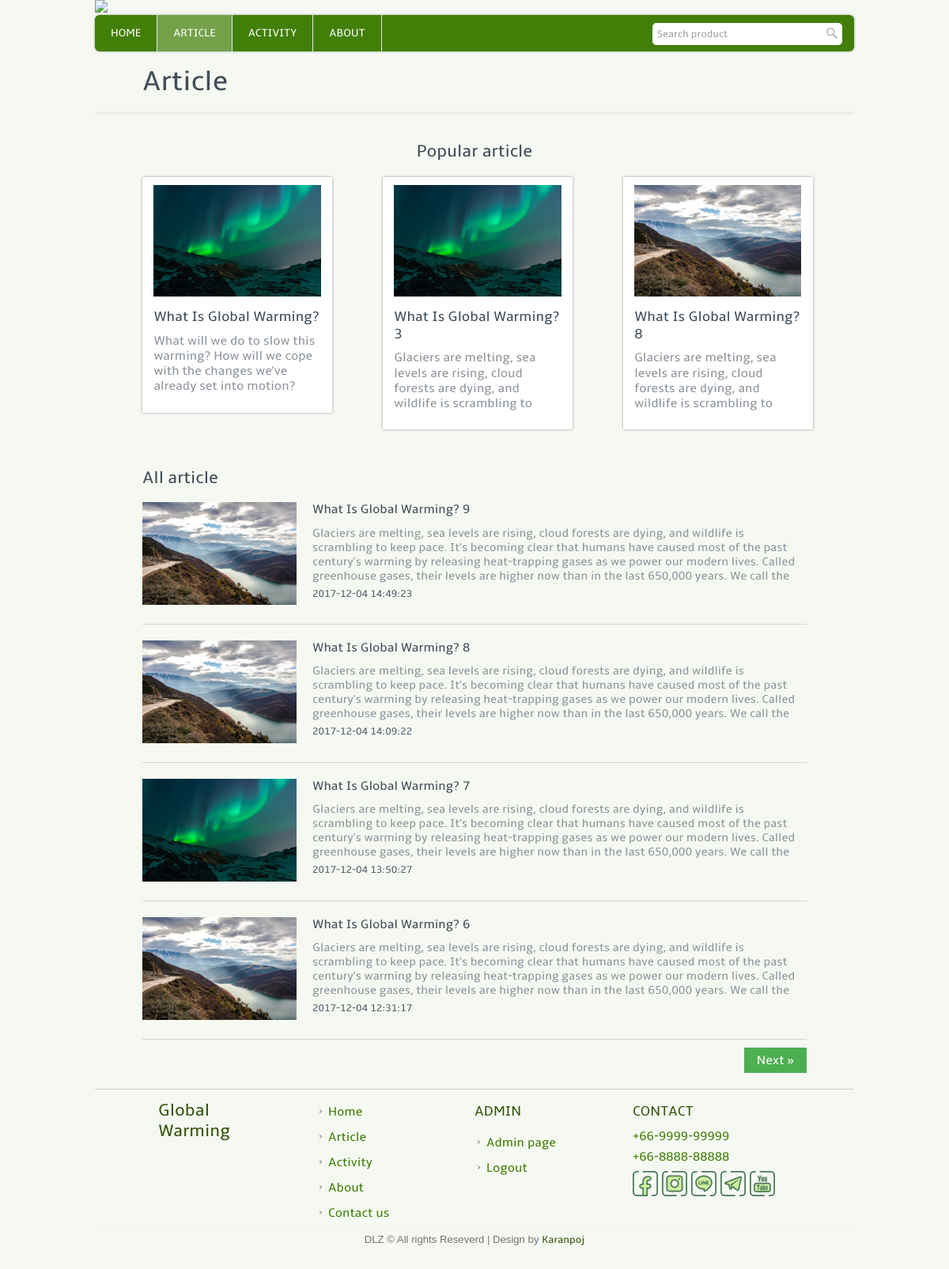
The page /article.php (signed in) on the database as committed earlier.
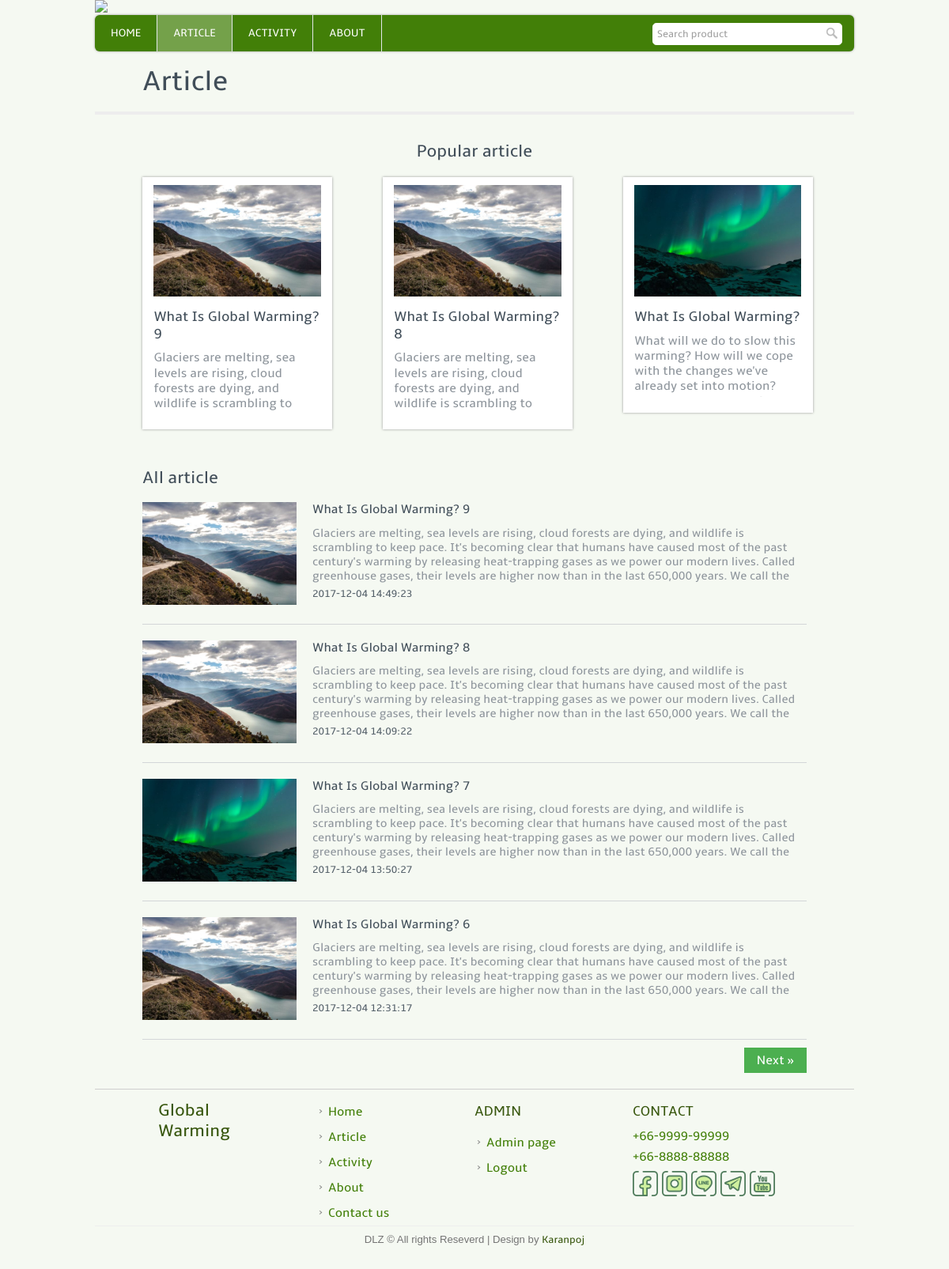
The same page on the database as committed later.
### tables this page shows
CREATE TABLE `article` (
  `article_id` int(11) NOT NULL,
  `tag_id` int(11) NOT NULL,
  `article_name` varchar(255) NOT NULL,
  `art_author` varchar(255) NOT NULL,
  `article_time` datetime NOT NULL,
  `article_text` text NOT NULL,
  `article_imgs` text NOT NULL,
  `visitor_art` int(11) NOT NULL DEFAULT '0'
);

### template.class.php (called while the page is built, shortened)
<?php
    class Template {
        protected $file;
        protected $values = array();
        public function __construct($file) {
            $this->file = $file;
        }
        public function set($key, $value) {
            $this->values[$key] = $value;
        }
        public function output() {
            $output = file_get_contents($this->file);
            foreach ($this->values as $key => $value) {
            	$tagToReplace = "[@$key]";
            	$output = str_replace($tagToReplace, $value, $output);
            }
            return $output;
        }
    }
?>

### article.php (the view, shortened to what this page needs)
<?php
	require_once('connect.php');
	include("template.class.php");
	if(!isset($_SESSION['adminname']))
	{
		$user_login = false;
		$layout_header = new Template("layout_header.tpl");
		$layout_footer = new Template("layout_footer.tpl");
	}
	else{
		$layout_header = new Template("layout_header_admin.tpl");
		$layout_footer = new Template("layout_footer_admin.tpl");
	}
	$layout_header->set('menu_article','class="active"');
	$layout_header->set('title','Article : Global warming website');
	echo $layout_header->output();
?>
	<div class="full_page">
		<div class="recent_update">
			<h3>Article</h3>
			<hr>
<?php
		if (!isset($_GET['page'])) {
?>
			<h5>Popular article</h5>
<?php
			$q = "select * from article order by visitor_art desc limit 3";
			$result = $mysqli -> query($q);
			while ($row=$result->fetch_array()) {
?>
			<div class="post_box">
				<h6><a href="article_read.php?art=<?php echo $row['article_id']; ?>" target='_blank'><img src="img/article/<?php $arr = explode("?#",$row['article_imgs']);echo $arr[0]; ?>"></a></h6>
				<h4><a href="article_read.php?art=<?php echo $row['article_id']; ?>" target='_blank'><?php echo $row['article_name']; ?></a></h4>
				<p><?php echo $row['article_text']; ?></p>
			</div>
<?php
			}
?>
		</div>
<?php
		}
?>
		<div class="all_article">
			<h3>All article</h3>
<?php
			if (!isset($_GET['page']) || $_GET['page']==1) {
				$offset = 0;
				$limitpage = 4;
			}
			else{
				$offset = $_GET['page']*4-4;
				$limitpage = $offset.",4";
			}
			$q = "select * from article order by article_time desc limit $limitpage";
			$result = $mysqli -> query($q);
			while ($row=$result->fetch_array()) {
?>
			<a href="article_read.php?art=<?php echo $row['article_id']; ?>" target='_blank'>
				<div class="list_article">
					<img src="img/article/<?php $arr = explode("?#",$row['article_imgs']);echo $arr[0]; ?>">
					<h4><?php echo $row['article_name']; ?></h4>
					<p><?php echo $row['article_text']; ?></p>
					<h5><?php echo $row['article_time']; ?></h5>
				</div>
			</a>
<?php
			}
?>
			<div class="pre_next_bt">
<?php
			if(!isset($_GET['page']) || $_GET['page']==1){
				$q = "select * from article order by article_time desc limit ".($offset+4).",4";
				$result = $mysqli -> query($q);
				$numR = $result->num_rows;
				if($numR!=0){
?>
				<a href="article.php?page=2" class="next">Next &raquo;</a>
<?php
				}
			}
?>
			</div>
		</div>
	</div>
<?php
	echo $layout_footer->output();
?>

Rows that differ between the two databases and show on the page:
no longer on this page (row edited): article: article_name "What Is Global Warming? 3", article_text "Glaciers are melting, sea levels are rising, cloud forests are dying, and wildlife is scrambling to…", shown under "Popular article"
now on one of the page's lists (row edited): article: article_name "What Is Global Warming? 9", article_text "Glaciers are melting, sea levels are rising, cloud forests are dying, and wildlife is scrambling to…"
changed article "What Is Global Warming? 8": moves up the list
